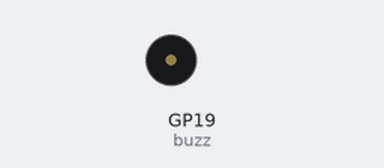
A program run on a simulated Raspberry Pi Pico running MicroPython. Shown: buzzer (waves = sounding, pin HIGH). At 0.3 s the program stops and its outputs stay as they are.

Above: at 0.4 s.
Timing chart, 0 to 1.8 s (numbered marks = the images above):
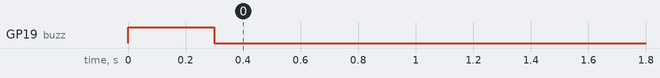

The program:

lib_buzz.py
```python
"""
 2023/10/29
    渡された引数(秒)buzzerを鳴らします。
   v1.0
"""
import machine
import time

buzz = machine.Pin(19, machine.Pin.OUT)

def buzzer(beep):
    buzz.on()
    time.sleep(beep)
    buzz.off()

def main():
    buzzer(0.3)
    # LED2onoff()
    # while True:
    #     LED1onoff()
    #     LED2onoff()
    #     if SW1.value() == 0:
    #         led1.on()
    #         led2.on()
    #         time.sleep(2)
    #     if SW2.value() == 0:
    #         for _ in range(8):
    #             led1.on()
    #             led2.on()
    #             time.sleep(0.1)
    #             led1.off()
    #             led2.off()
    #             time.sleep(0.1)

if __name__=='__main__':
    main()
```
